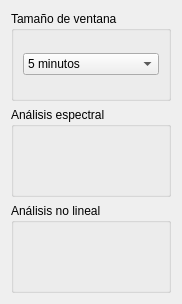
            <widget class="QWidget" name="scrollAreaWidgetContents_2">
             <property name="geometry">
              <rect>
               <x>0</x>
               <y>0</y>
               <width>182</width>
                  <height>304</height>
              </rect>
             </property>
             <layout class="QVBoxLayout" name="verticalLayout_4">
              <item>
               <widget class="QGroupBox" name="groupBox_8">
                <property name="title">
                    <string>Tamaño de ventana</string>
                </property>
                <property name="flat">
                 <bool>true</bool>
                </property>
                   <layout class="QGridLayout" name="gridLayout_35">
                       <item row="0" column="0">
                           <widget class="QComboBox" name="comboBox_6">
                               <item>
                                   <property name="text">
                                       <string>5 minutos</string>
                                   </property>
                               </item>
                               <item>
                                   <property name="text">
                                       <string>15 minutos</string>
                                   </property>
                               </item>
                               <item>
                                   <property name="text">
                                       <string>30 minutos</string>
                                   </property>
                               </item>
                               <item>
                                   <property name="text">
                                       <string>60 minutos</string>
                                   </property>
                               </item>
                               <item>
                                   <property name="text">
                                       <string>3 horas</string>
                                   </property>
                               </item>
                               <item>
                                   <property name="text">
                                       <string>6 horas</string>
                                   </property>
                               </item>
                               <item>
                                   <property name="text">
                                       <string>12 horas</string>
                                   </property>
                               </item>
                               <item>
                                   <property name="text">
                                       <string>24 horas</string>
                                   </property>
                               </item>
                           </widget>
                       </item>
                   </layout>
               </widget>
              </item>
              <item>
               <widget class="QGroupBox" name="groupBox_9">
                <property name="title">
                    <string>Análisis espectral</string>
                </property>
                <property name="flat">
                 <bool>true</bool>
                </property>
               </widget>
              </item>
              <item>
               <widget class="QGroupBox" name="groupBox_10">
                <property name="title">
                    <string>Análisis no lineal</string>
                </property>
                <property name="flat">
                 <bool>true</bool>
                </property>
               </widget>
              </item>
             </layout>
            </widget>
